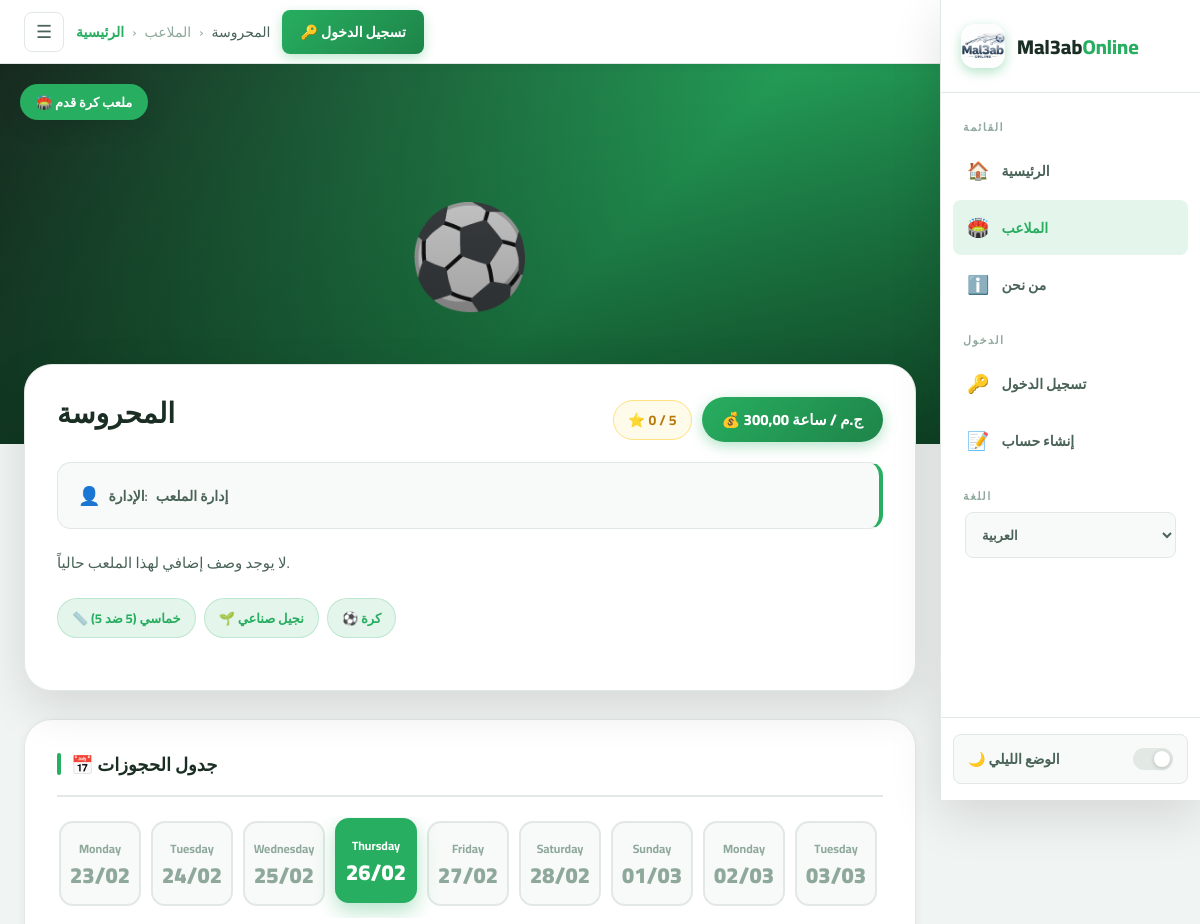
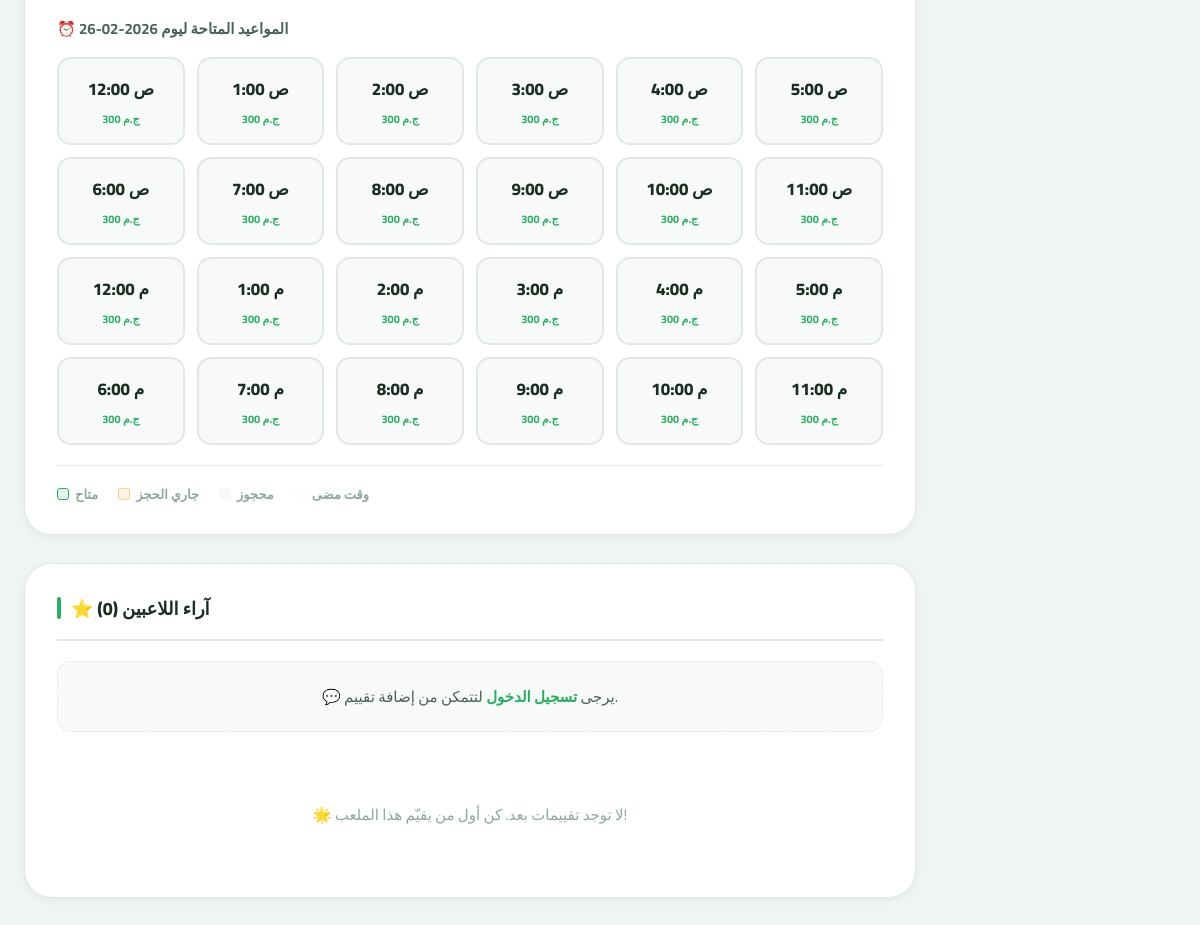
Screenshot of /ar/pitch/1/?date=2026-02-26 with the database file from the repository (2 pictures, top to bottom).
### bookings/models.py (models this page shows, shortened)
class Pitch(models.Model):
    is_new = models.BooleanField(default=False, verbose_name="ملعب جديد؟")
    is_available = models.BooleanField(default=True, verbose_name="متاح الآن؟")
    SIZE_CHOICES = [
        ('5x5', 'خماسي (5 ضد 5)'),
        ('7x7', 'سباعي (7 ضد 7)'),
        ('11x11', 'قانوني (11 ضد 11)'),
    ]
    FLOOR_CHOICES = [
        ('Artificial', 'نجيل صناعي'),
        ('Natural', 'نجيل طبيعي'),
        ('Tartan', 'ترتان / مطاط'),
    ]
    LOCATION_CHOICES = [
        ('Abbaseya', 'العباسية'),
        ('Nasr City', 'مدينة نصر'),
        ('New Cairo', 'مصر الجديدة'),
        ('Maadi', 'المعادي'),
        ('Shoubra', 'شبرا'),
        ('Dokki', 'الدقي'),
        ('Giza', 'الجيزة'),
        ('Zamalek', 'الزمالك'),
        ('Haram', 'الهرم'),
        ('Faisal', 'فيصل'),
        ('Obour', 'العبور'),
        ('Shorouk', 'الشروق'),
        ('October', '6 أكتوبر'),
        ('Sheikh Zayed', 'الشيخ زايد'),
        ('Helwan', 'حلوان'),
        ('Mokattam', 'المقطم'),
    ]
    name            = models.CharField(max_length=100, verbose_name="اسم الملعب")
    price_per_hour  = models.DecimalField(max_digits=10, decimal_places=2, verbose_name="سعر الساعة الأساسي")
    location        = models.CharField(max_length=50, choices=LOCATION_CHOICES, default='Nasr City', verbose_name="المنطقة")
    address         = models.CharField(max_length=255, blank=True, verbose_name="العنوان بالتفصيل")
    image           = models.ImageField(upload_to='pitch_images/', blank=True, null=True, verbose_name="صورة الملعب")
    google_map_link = models.URLField(blank=True, null=True, verbose_name="رابط جوجل ماب")
    description     = models.TextField(blank=True, verbose_name="وصف ومميزات الملعب")
    phone_number    = models.CharField(max_length=15, blank=True, verbose_name="رقم الملعب")
    owner_name      = models.CharField(max_length=100, blank=True, verbose_name="اسم صاحب الملعب")
    latitude        = models.FloatField(blank=True, null=True, verbose_name="خط العرض (Latitude)")
    longitude       = models.FloatField(blank=True, null=True, verbose_name="خط الطول (Longitude)")
    size            = models.CharField(max_length=10, choices=SIZE_CHOICES, default='5x5', verbose_name="حجم الملعب")
    floor_type      = models.CharField(max_length=20, choices=FLOOR_CHOICES, default='Artificial', verbose_name="نوع الأرضية")
    has_showers     = models.BooleanField(default=False, verbose_name="يوجد حمامات/دش")
    has_parking     = models.BooleanField(default=False, verbose_name="يوجد جراج")
    has_ball        = models.BooleanField(default=True,  verbose_name="توفر كرة")
    has_bibs        = models.BooleanField(default=False, verbose_name="توفر ماركرات (صديري)")
    class Meta:
        verbose_name        = "ملعب"
        verbose_name_plural = "الملاعب"

### bookings/views.py (the view, shortened to what this page needs)
# urls.py: path('pitch/<int:pitch_id>/', views.pitch_detail, name='pitch_detail'),
def pitch_detail(request, pitch_id):
    pitch = get_object_or_404(Pitch, id=pitch_id)
    average_rating = pitch.reviews.aggregate(Avg('rating'))['rating__avg'] or 0
    reviews        = pitch.reviews.all()
    date_str = request.GET.get('date')
    try:
        selected_date = datetime.strptime(date_str, '%Y-%m-%d').date()
    except (ValueError, TypeError):
        selected_date = datetime.now().date()
    active_bookings  = Booking.objects.filter(pitch=pitch, date=selected_date).exclude(status='Cancelled')
    hours_status_map = {int(b.time.split(':')[0]): b.status for b in active_bookings}
    pricing_rules      = PitchPricing.objects.filter(pitch=pitch).filter(
        Q(specific_date=selected_date) | Q(specific_date__isnull=True)
    ).order_by('price')
    pricing_rules_list = list(pricing_rules)
    hours_schedule = []
    current_hour   = datetime.now().hour
    is_today       = (selected_date == datetime.now().date())
    for i in range(24):
        status  = hours_status_map.get(i)
        is_past = is_today and i <= current_hour
        if i == 0:      formatted_time = "12:00 ص"
        elif i < 12:    formatted_time = f"{i}:00 ص"
        elif i == 12:   formatted_time = "12:00 م"
        else:           formatted_time = f"{i-12}:00 م"
        hour_price = pitch.price_per_hour
        for rule in pricing_rules_list:
            if rule.start_hour <= i < rule.end_hour:
                hour_price = rule.price
                break
        hours_schedule.append({
            'hour_display': formatted_time,
            'hour_value':   i,
            'status':       status,
            'is_past':      is_past,
            'price':        hour_price,
        })
    days_list = []
    today     = datetime.now().date()
    for i in range(14):
        day_date = today + timedelta(days=i)
        days_list.append({
            'full_date': day_date.strftime('%Y-%m-%d'),
            'day_name':  day_date.strftime('%A'),
            'display':   day_date.strftime('%d/%m'),
        })
    related_pitches = Pitch.objects.filter(location=pitch.location).exclude(id=pitch.id)[:3]
    return render(request, 'pitch_detail.html', {
        'pitch':           pitch,
        'days_list':       days_list,
        'selected_date':   selected_date.strftime('%Y-%m-%d'),
        'hours_schedule':  hours_schedule,
        'reviews':         reviews,
        'average_rating':  round(average_rating, 1),
        'review_count':    reviews.count(),
        'related_pitches': related_pitches,
    })

### templates/pitch_detail.html (shortened to what this page needs)
{% extends 'base.html' %}
{% load static %}
{% load i18n %}
{% block pitches_active %}active{% endblock %}
{% block breadcrumb %}
    <a href="{% url 'home' %}">{% trans "الرئيسية" %}</a>
    <span>›</span>
    <span>{% trans "الملاعب" %}</span>
    <span>›</span>
    <span style="color:var(--text-2);">{{ pitch.name }}</span>
{% endblock %}
{% block content %}
    <div class="hero-section">
        {% if pitch.image %}
            <img src="{{ pitch.image.url }}" alt="{{ pitch.name }}" class="hero-cover" loading="lazy">
        {% else %}
            <div class="hero-placeholder">⚽</div>
        {% endif %}
        <div class="hero-overlay"></div>
        <span class="hero-badge">🏟️ {% trans "ملعب كرة قدم" %}</span>
    </div>
    <div class="page-container">
        <div class="pitch-card fade-up">
            <div class="pitch-card-header">
                <h1 class="pitch-name">{{ pitch.name }}</h1>
                <div style="display:flex; align-items:center; gap:10px; flex-wrap:wrap;">
                    <div class="rating-inline">
                        ⭐ {{ average_rating }} / 5
                    </div>
                    <span class="price-badge">💰 {{ pitch.price_per_hour }} {% trans "ج.م / ساعة" %}</span>
                </div>
            </div>
            <div class="owner-box">
                <div class="owner-chip">
                    <span class="chip-icon">👤</span>
                    {% trans "الإدارة" %}: <strong>{{ pitch.owner_name|default:"إدارة الملعب" }}</strong>
                </div>
            </div>
            <p class="pitch-description">
                {{ pitch.description|default:"لا يوجد وصف إضافي لهذا الملعب حالياً." }}
            </p>
            <div class="features-row">
                <span class="feature-pill">📏 {{ pitch.get_size_display }}</span>
                <span class="feature-pill">🌱 {{ pitch.get_floor_type_display }}</span>
                {% if pitch.has_ball %}<span class="feature-pill">⚽ {% trans "كرة" %}</span>{% endif %}
            </div>
        </div>
        <div class="section-block fade-up">
            <h2 class="section-heading">📅 {% trans "جدول الحجوزات" %}</h2>
            <div class="days-scroller">
                {% for day in days_list %}
                <a href="?date={{ day.full_date }}"
                   class="day-card {% if selected_date == day.full_date %}active{% endif %}">
                    <span class="day-name">{{ day.day_name }}</span>
                    <span class="day-num">{{ day.display }}</span>
                </a>
                {% endfor %}
            </div>
            <p class="sub-heading">⏰ {% trans "المواعيد المتاحة ليوم" %} {{ selected_date }}</p>
            <div class="slots-grid">
                {% for hour in hours_schedule %}
                    {% if hour.status == 'Confirmed' %}
                        <div class="time-slot booked">
                            <span class="slot-time">{{ hour.hour_display }}</span>
                            <span class="slot-label">{% trans "محجوز" %}</span>
                        </div>
                    {% elif hour.status == 'Pending' %}
                        <div class="time-slot pending">
                            <span class="slot-time">{{ hour.hour_display }}</span>
                            <span class="slot-label">{% trans "جاري الحجز" %}</span>
                        </div>
                    {% elif hour.is_past %}
                        <div class="time-slot past">
                            <span class="slot-time">{{ hour.hour_display }}</span>
                            <span class="slot-label" style="color:var(--text-muted);">{% trans "انتهى" %}</span>
                        </div>
                    {% else %}
                        <a href="{% url 'booking_confirm' pitch.id hour.hour_value %}?date={{ selected_date }}"
                           class="time-slot available">
                            <span class="slot-time">{{ hour.hour_display }}</span>
                            <span class="slot-label">
                                {% if hour.price %}
                                    {{ hour.price|floatformat:0 }} {% trans "ج.م" %}
                                {% else %}
                                    {% trans "احجز الآن" %}
                                {% endif %}
                            </span>
                        </a>
                    {% endif %}
                {% endfor %}
            </div>
            <div class="slots-legend">
                <div class="legend-item">
                    <div class="legend-dot" style="background:var(--primary-ghost); border-color:var(--primary);"></div>
                    {% trans "متاح" %}
                </div>
                <div class="legend-item">
                    <div class="legend-dot" style="background:rgba(243,156,18,0.1); border-color:rgba(243,156,18,0.4);"></div>
                    {% trans "جاري الحجز" %}
                </div>
                <div class="legend-item">
                    <div class="legend-dot" style="background:var(--surface-2);"></div>
                    {% trans "محجوز" %}
                </div>
                <div class="legend-item">
                    <div class="legend-dot" style="background:var(--surface-2); opacity:0.4;"></div>
                    {% trans "وقت مضى" %}
                </div>
            </div>
        </div>
        <div class="section-block fade-up">
            <h2 class="section-heading">⭐ {% trans "آراء اللاعبين" %} ({{ review_count }})</h2>
            {% if user.is_authenticated %}
            <div class="review-form-card">
                <h4 class="review-form-title">
                    {% trans "شاركنا تجربتك مع الملعب" %}
                </h4>
                <form method="POST">
                    {% csrf_token %}
                    <label class="form-label">{% trans "تقييمك" %}:</label>
                    <div class="star-rating">
                        <input type="radio" name="rating" id="star5" value="5"><label for="star5">★</label>
                        <input type="radio" name="rating" id="star4" value="4"><label for="star4">★</label>
                        <input type="radio" name="rating" id="star3" value="3"><label for="star3">★</label>
                        <input type="radio" name="rating" id="star2" value="2"><label for="star2">★</label>
                        <input type="radio" name="rating" id="star1" value="1"><label for="star1">★</label>
                    </div>
                    <label class="form-label">{% trans "تعليقك" %}:</label>
                    <textarea
                        name="comment"
                        class="form-textarea"
                        placeholder="{% trans 'كيف كانت حالة الملعب؟ هل الخدمات جيدة؟ ما رأيك بالأسعار؟' %}">
                    </textarea>
                    <button type="submit" class="btn-submit">{% trans "نشر التقييم" %} ✉️</button>
                </form>
            </div>
            {% else %}
            <div class="auth-prompt">
                💬 {% trans "يرجى" %} <a href="{% url 'login' %}">{% trans "تسجيل الدخول" %}</a> {% trans "لتتمكن من إضافة تقييم." %}
            </div>
            {% endif %}
            {% for review in reviews %}
            <div class="review-item">
                <div class="review-meta">
                    <div class="reviewer-name">
                        <div class="reviewer-avatar">👤</div>
                        {{ review.user.username }}
                    </div>
                    <div style="display:flex; flex-direction:column; align-items:flex-end; gap:4px;">
                        <div class="review-stars">
                            {% if review.rating == 5 %}★★★★★{% endif %}
                            {% if review.rating == 4 %}★★★★☆{% endif %}
                            {% if review.rating == 3 %}★★★☆☆{% endif %}
                            {% if review.rating == 2 %}★★☆☆☆{% endif %}
                            {% if review.rating == 1 %}★☆☆☆☆{% endif %}
                        </div>
                        <span class="review-date">{{ review.created_at|date:"d/m/Y" }}</span>
                    </div>
                </div>
                <p class="review-body">{{ review.comment }}</p>
            </div>
            {% empty %}
            <div class="empty-state">
                🌟 {% trans "لا توجد تقييمات بعد. كن أول من يقيّم هذا الملعب!" %}
            </div>
            {% endfor %}
        </div>
    </div>
{% endblock %}

### templates/base.html (style rules this page uses)
:root { --primary: #27ae60; --primary-light: #2ecc71; --primary-dark: #1e8449; --primary-ghost: rgba(39, 174, 96, 0.12); --accent: #f39c12; --danger: #e74c3c; --danger-ghost: rgba(231, 76, 60, 0.1); --bg: #f0f4f2; --surface: #ffffff; --surface-2: #f7faf8; --border: #e2e8e4; --text: #1a2e23; --text-2: #4a6358; --text-muted: #8fa89c; --shadow-sm: 0 2px 8px rgba(0,0,0,0.06); --shadow-md: 0 6px 24px rgba(0,0,0,0.09); --shadow-lg: 0 16px 48px rgba(0,0,0,0.12); --sidebar-width: 260px; --navbar-height: 64px; --radius-sm: 8px; --radius-md: 14px; --radius-lg: 20px; --radius-xl: 28px; }
*, *::before, *::after { box-sizing: border-box; margin: 0; padding: 0; }
body { font-family: 'Cairo', sans-serif; background: var(--bg); color: var(--text); min-height: 100vh; transition: background 0.3s, color 0.3s; }
a { text-decoration: none; color: inherit; }
.navbar-breadcrumb a { color: var(--primary); font-weight: 600; }

### rows the page displays
Pitch: name "المحروسة", price_per_hour "300,00", owner_name "إدارة الملعب", description "لا يوجد وصف إضافي لهذا الملعب حالياً.", size "خماسي (5 ضد 5)", floor_type "نجيل صناعي", price "300" "300" "300" "300" "300" "300" "300" "300" "300" "300" "300" "300" "300" "300" "300" "300" "300" "300" "300" "300" "300" "300" "300" "300"

### other values shown
{{ average_rating }} "0"
{{ day.day_name }} "Monday" "Tuesday" "Wednesday" "Thursday" "Friday" "Saturday" "Sunday" "Monday" "Tuesday"
{{ day.display }} "23/02" "24/02" "25/02" "26/02" "27/02" "28/02" "01/03" "02/03" "03/03"
{{ selected_date }} "2026-02-26"
{{ hour.hour_display }} "12:00 ص" "1:00 ص" "2:00 ص" "3:00 ص" "4:00 ص" "5:00 ص" "6:00 ص" "7:00 ص" "8:00 ص" "9:00 ص" "10:00 ص" "11:00 ص" "12:00 م" "1:00 م" "2:00 م" "3:00 م" "4:00 م" "5:00 م" "6:00 م" "7:00 م" "8:00 م" "9:00 م" "10:00 م" "11:00 م"
{{ review_count }} "0"
